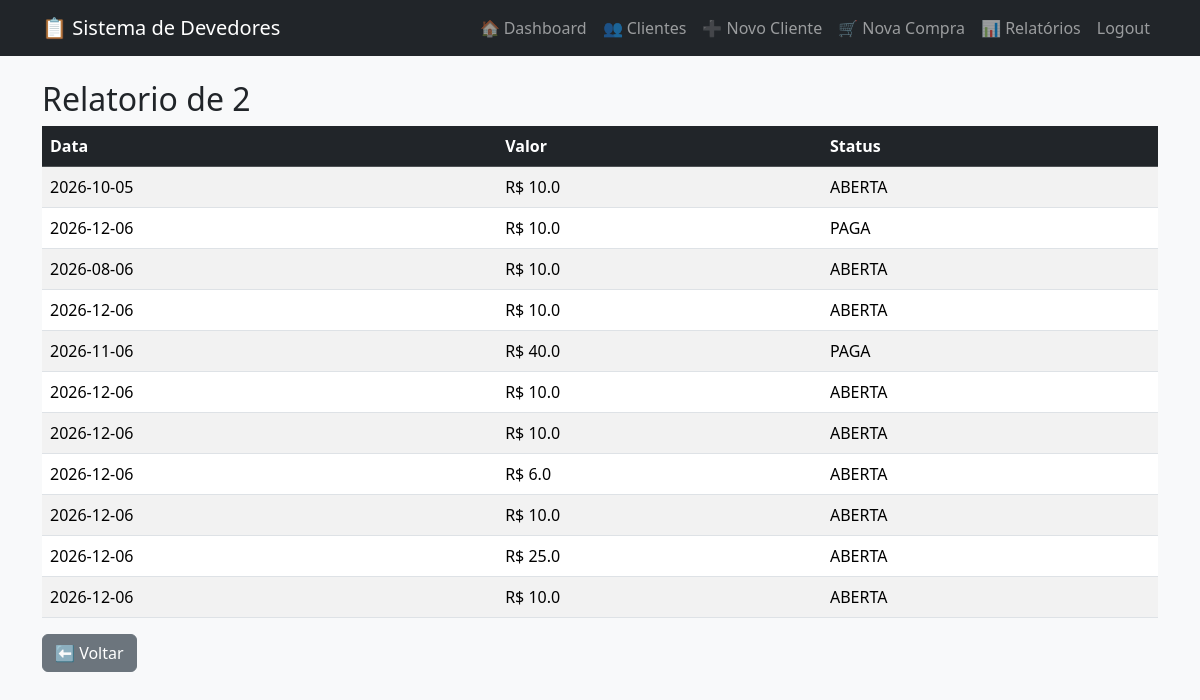
Page /relatorio_anual?ano=2 on the earlier database version.
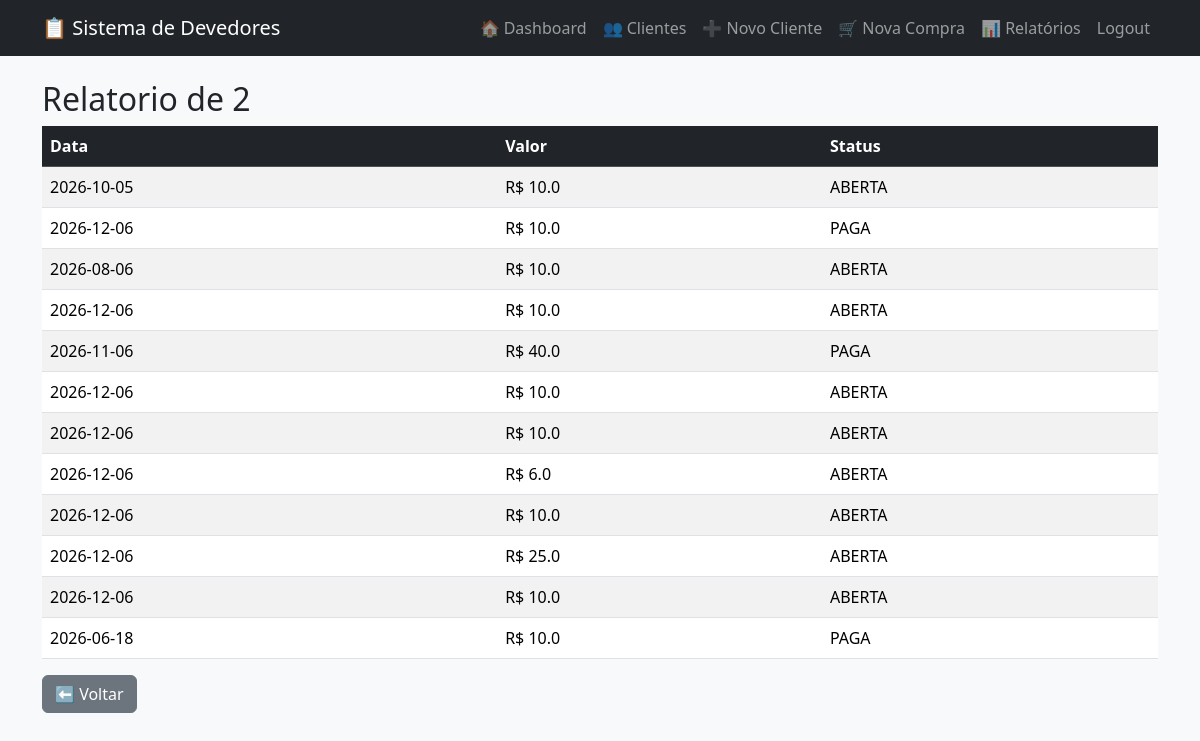
Same page on the later database version.
### tables this page shows
CREATE TABLE compras(
        id INTEGER PRIMARY KEY AUTOINCREMENT,
        cliente_id INTEGER,
        data_compra TEXT,
        valor REAL,
        status TEXT,
        data_pagamento TEXT
);

### app.py (the view)
@app.route("/relatorio_anual")
def relatorio_anual():
    ano=request.args.get("ano")
    import sqlite3
    conn=sqlite3.connect("banco.db")
    cursor=conn.cursor()
    cursor.execute("""
        SELECT data_compra,valor,status
        FROM compras
        WHERE data_compra LIKE?
    """, (f"{ano}%",))
    compras=cursor.fetchall()
    conn.close()
    return render_template(
        "resultado_relatorio.html",
        titulo=f"Relatorio de {ano}",
        compras=compras
    )

### templates/resultado_relatorio.html
{% extends "base.html" %}
{% block conteudo %}
<h2>{{ titulo }}</h2>
<table class="table table-striped table-hover">
    <thead class="table-dark">
        <tr>
            <th>Data</th>
            <th>Valor</th>
            <th>Status</th>
        </tr>
    </thead>
    <tbody>
    {% for compra in compras %}
    <tr>
        <td>{{ compra[0] }}</td>
        <td>R$ {{ compra[1] }}</td>
        <td>{{ compra[2] }}</td>
    </tr>
    {% endfor %}
    </tbody>
</table>
<a href="/relatorios" class="btn btn-secondary">
    ⬅ Voltar
</a>
{% endblock %}

### templates/base.html (shortened to what this page needs)
<!DOCTYPE html>
<html lang="pt-BR">
<head>
    <link href="https://cdn.jsdelivr.net/npm/bootstrap@5.3.7/dist/css/bootstrap.min.css" rel="stylesheet">
</head>
<body class="bg-light">
<nav class="navbar navbar-expand-lg navbar-dark bg-dark">
    <div class="container">
        <a class="navbar-brand" href="/">📋 Sistema de Devedores</a>
        <div class="navbar-nav">
            <a class="nav-link" href="/">🏠 Dashboard</a>
            <a class="nav-link" href="/clientes">👥 Clientes</a>
            <a class="nav-link" href="/novo_cliente">➕ Novo Cliente</a>
            <a class="nav-link" href="/nova_compra">🛒 Nova Compra</a>
            <a class="nav-link" href="/relatorios">📊 Relatórios</a>
            <a class="nav-link" href="/logout">Logout</a>
        </div>
    </div>
</nav>
<div class="container mt-4">
    {% block conteudo %}
    {% endblock %}
</div>
</body>
</html>

Differences in the rows shown:
added compras: data_compra "2026-06-18", valor "10.0", status "PAGA"
